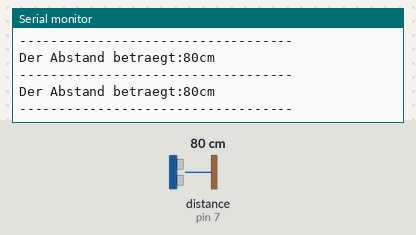
The sketch below on a simulated Arduino Uno, built with avr-gcc and run on an emulated ATmega328P. Shown: the last lines printed to the serial monitor. Wiring (inferred from the names in the program): ultrasonic range finder: trigger pin 8; echo pin 7. The inputs (shaded band) are chosen by the test bench; at power-on: distance to the obstacle (sensor on pin 7) 80 cm. The echo pulse lasts 58.3 µs per cm.

Above: at 1.3 s.
1.4 s: distance to the obstacle (sensor on pin 7) set to 2 cm
At 1.85 s:
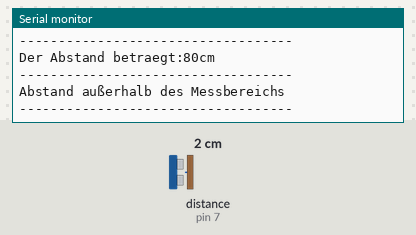
3.5 s: distance to the obstacle (sensor on pin 7) set to 4 cm
At 3.88 s:
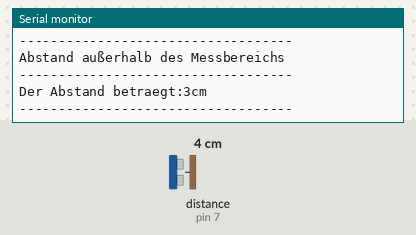
6.5 s: distance to the obstacle (sensor on pin 7) set to 9 cm
At 6.89 s:
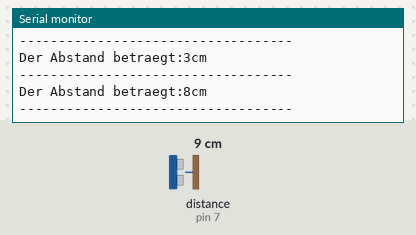
9.5 s: distance to the obstacle (sensor on pin 7) set to 4 cm
At 9.9 s:
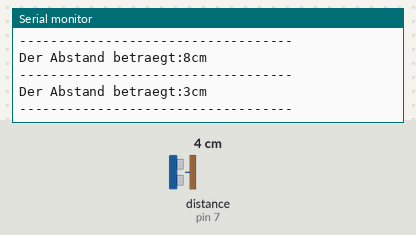
Timing chart, 0 to 12.5 s (numbered marks = the images above; inputs shaded):
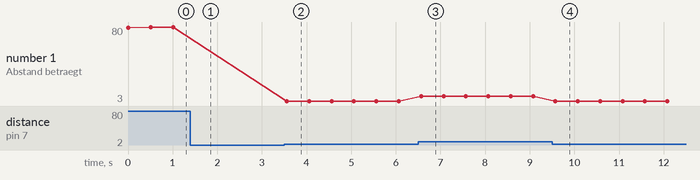

Measured:
- after the input at 1.4 s, the serial monitor: prints a new line after 0.12 s (image 1)
- after the input at 3.5 s, the serial monitor: prints a new line after 0.06 s (image 2)
- after the input at 6.5 s, the serial monitor: prints a new line after 0.07 s (image 3)
- after the input at 9.5 s, the serial monitor: prints a new line after 0.08 s (image 4)
- plotted number 1: 80 → 3 after the input at 3.5 s, 3 → 8 after the input at 6.5 s, 8 → 3 after the input at 9.5 s

The sketch:

KY050-Arduino.ino
```cpp
#define Echo_EingangsPin 7 // Echo Eingangs-Pin
#define Trigger_AusgangsPin 8 // Trigger Ausgangs-Pin

// Benoetigte Variablen werden definiert
int maximumRange = 300;
int minimumRange = 2;
long Abstand;
long Dauer;

void setup() {
 pinMode(Trigger_AusgangsPin, OUTPUT);
 pinMode(Echo_EingangsPin, INPUT);
 Serial.begin (9600);
}

void loop() {

 // Abstandsmessung wird mittels des 10us langen Triggersignals gestartet
 digitalWrite(Trigger_AusgangsPin, HIGH);
 delayMicroseconds(10);
 digitalWrite(Trigger_AusgangsPin, LOW);

 // Nun wird am Echo-Eingang gewartet, bis das Signal aktiviert wurde
 // und danach die Zeit gemessen, wie lang es aktiviert bleibt
 Dauer = pulseIn(Echo_EingangsPin, HIGH);

 // Nun wird der Abstand mittels der aufgenommenen Zeit berechnet
 Abstand = Dauer/58.2;

 // Überprüfung ob gemessener Wert innerhalb der zulässingen Entfernung liegt
 if (Abstand >= maximumRange || Abstand <= minimumRange)
 {
    // Falls nicht wird eine Fehlermeldung ausgegeben.
      Serial.println("Abstand außerhalb des Messbereichs");
      Serial.println("-----------------------------------");
 }

 else
 {
    // Der berechnete Abstand wird in der seriellen Ausgabe ausgegeben
      Serial.print("Der Abstand betraegt:");
      Serial.print(Abstand);
      Serial.println("cm");
      Serial.println("-----------------------------------");
 }
  // Pause zwischen den einzelnen Messungen
 delay(500);
}
```
